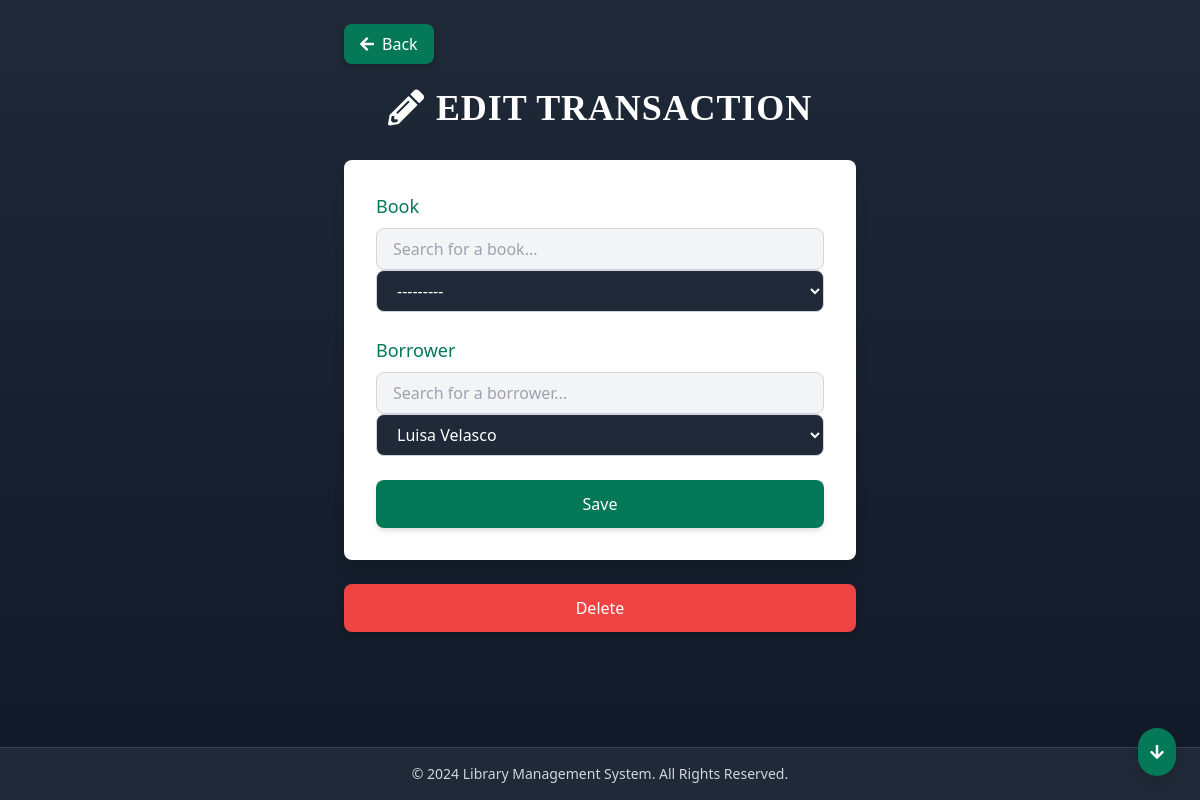
The page /transactions/edit/61/ on the database as committed earlier.
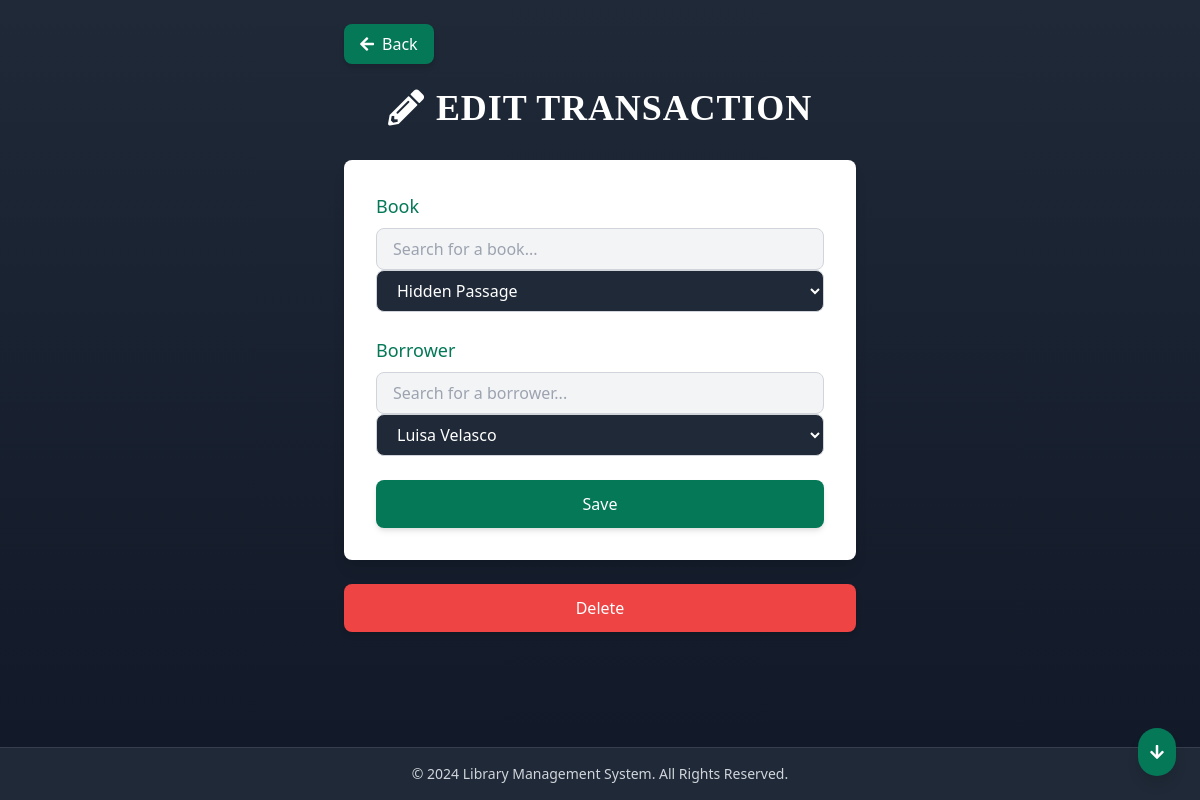
The same page on the database as committed later.
### core/models.py (models this page shows, shortened)
class Transaction(models.Model):
    book = models.ForeignKey(Book, on_delete=models.CASCADE)
    borrower = models.ForeignKey(Borrower, on_delete=models.CASCADE)
    borrowed_date = models.DateField(auto_now_add=True)
    returned_date = models.DateField(null=True, blank=True)
    is_returned = models.BooleanField(default=False)

### core/views.py (the view)
# urls.py: path('transactions/edit/<int:id>/', views.edit_transaction, name='edit_transaction'),
def edit_transaction(request, id):
    transaction = get_object_or_404(Transaction, id=id)
    if request.method == 'POST':
        form = TransactionForm(request.POST, instance=transaction)
        if form.is_valid():
            form.save()
            return redirect('transaction_list')
    else:
        form = TransactionForm(instance=transaction)
    return render(request, 'add_transaction.html', {'form': form, 'transaction': transaction})

### core/forms.py
class TransactionForm(forms.ModelForm):
    class Meta:
        model = Transaction
        fields = ['book', 'borrower']
        widgets = {
            'book': forms.Select(attrs={
                'class': 'w-full px-4 py-2 rounded-lg border border-gray-300 focus:outline-none focus:ring-2 focus:ring-green-700 bg-gray-800 text-white placeholder-gray-400',
                'placeholder': 'Search for a book...',
            }),
            'borrower': forms.Select(attrs={
                'class': 'w-full px-4 py-2 rounded-lg border border-gray-300 focus:outline-none focus:ring-2 focus:ring-green-700 bg-gray-800 text-white placeholder-gray-400',
                'placeholder': 'Search for a borrower...',
            }),
        }
    def __init__(self, *args, **kwargs):
        super().__init__(*args, **kwargs)
        self.fields['book'].queryset = Book.objects.filter(
            is_available=True  # Only available books
        ).distinct()

### core/models.py (called while the page is built)
    def __str__(self):
        return f'{self.first_name} {self.last_name}'

    def __str__(self):
        return self.title

### core/templates/add_transaction.html (shortened to what this page needs)
{% extends 'base.html' %}
{% block content %}
<div class="relative max-w-lg mx-auto">
    <a href="{% url 'transaction_list' %}"
        class="absolute top-0 left-0 bg-green-700 text-white px-4 py-2 rounded-lg shadow-md hover:bg-green-600 hover:text-white transition duration-200 inline-block transform hover:scale-105">
        <i class="fas fa-arrow-left mr-2"></i>Back
    </a>
    <h1 class="text-3xl sm:text-4xl font-bold text-center text-white font-semibold mb-8 flex items-center justify-center space-x-3 pt-16">
        {% if transaction %}
        <i class="fas fa-pencil-alt text-3xl sm:text-4xl"></i>
        {% else %}
        <i class="fas fa-folder-plus text-3xl sm:text-4xl"></i>
        {% endif %}
        <span class="font-serif tracking-wide">
            {% if transaction %}EDIT TRANSACTION{% else %}ADD TRANSACTION{% endif %}
        </span>
    </h1>
</div>
<form method="POST" class="bg-white p-8 rounded-lg shadow-lg max-w-lg mx-auto">
    <div class="mb-6">
        <label for="{{ form.book.id_for_label }}" class="block text-lg font-medium text-green-700 mb-2">Book</label>
        <div class="relative">
            <input type="text" id="book-search" placeholder="Search for a book..."
                class="w-full px-4 py-2 border border-gray-300 rounded-lg focus:ring-2 focus:ring-green-500 focus:outline-none text-gray-900 bg-gray-100" />
            {{ form.book }}
        </div>
    </div>
    <div class="mb-6">
        <label for="{{ form.borrower.id_for_label }}" class="block text-lg font-medium text-green-700 mb-2">Borrower</label>
        <div class="relative">
            <input type="text" id="borrower-search" placeholder="Search for a borrower..."
                class="w-full px-4 py-2 border border-gray-300 rounded-lg focus:ring-2 focus:ring-green-500 focus:outline-none text-gray-900 bg-gray-100" />
            {{ form.borrower }}
        </div>
    </div>
    <button type="submit"
        class="w-full bg-green-700 text-white px-6 py-3 rounded-lg shadow-md hover:bg-green-600 transition duration-200">
        Save
    </button>
</form>
{% if transaction %}
<div class="mt-6 max-w-lg mx-auto">
    <button type="button"
        class="delete-btn w-full bg-red-500 text-white px-6 py-3 rounded-lg shadow-md hover:bg-red-400 transition duration-200 ease-in-out"
        data-item-id="{{ transaction.id|escapejs }}" data-item-type="transaction">
        Delete
    </button>
</div>
{% endif %}
{% endblock %}

Rows that differ between the two databases and show on the page:
changed Transaction "Luisa Velasco": book "---------" → "Hidden Passage"
